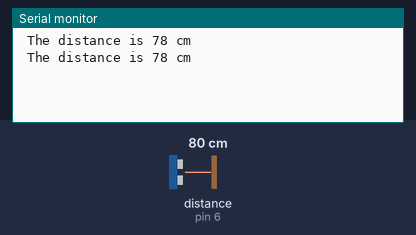
This sketch was run on a simulated Arduino Uno, built with avr-gcc and run on an emulated ATmega328P. Shown: the last lines printed to the serial monitor. Wiring (inferred from the names in the program): ultrasonic range finder: trigger pin 7; echo pin 6. The inputs (shaded band) are chosen by the test bench; at power-on: distance to the obstacle (sensor on pin 6) 80 cm. The echo pulse lasts 58.3 µs per cm.

Above: at 1.8 s.
1.9 s: distance to the obstacle (sensor on pin 6) set to 2 cm
At 2.8 s:
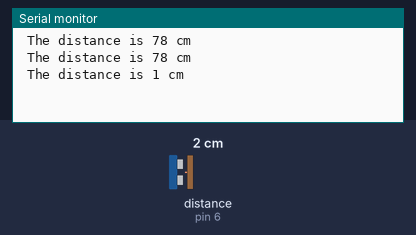
3.4 s: distance to the obstacle (sensor on pin 6) set to 4 cm
At 4.8 s:
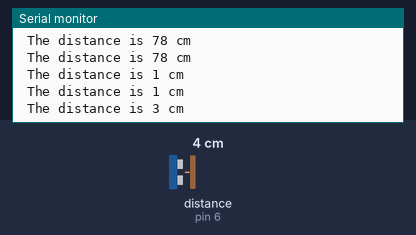
Timing chart, 0 to 6.4 s (numbered marks = the images above; inputs shaded):
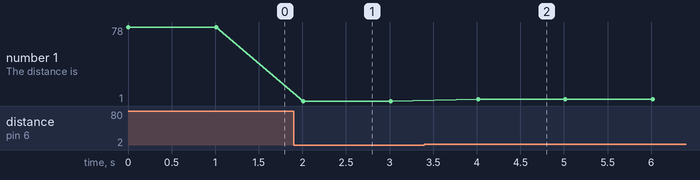

The sketch:

UltraSonic.ino
```cpp
// We use a HC-SR04 ultrasonic sensor for this project.
/*
When we send a pulse of width 10microseconds to the trigger pin, the sensor would send out 8 pulses at 40KHZ(ultrasonic as >20KHz).
At the same time, the echo pin goes high.
When the reflected wave is received, the echo pin goes low and thus the pulse width of the echo signal equals the time taken by the wave.

If no reflection occurs, the time returned is 38 ms (max range).

The math used for distance is speed (0.034cm/us) x (time/2)

CONNECT VIN to +5V (NOT +3V)


*/

const int triggerPin = 7;
const int echoPin = 6;

long duration, distance, distance1, actual_distance, sp;

//where sp is the constant speed of the object the ultrasonic sensor is attached to

void setup() {
  // put your setup code here, to run once:

  Serial.begin(9600);
  pinMode(triggerPin, OUTPUT);
  pinMode(echoPin, INPUT);

}

void loop() {
  // put your main code here, to run repeatedly:

  digitalWrite(triggerPin, HIGH);
  delayMicroseconds(10);
  digitalWrite(triggerPin, LOW);

  duration = pulseIn(echoPin, HIGH);
  //the pulseIn measures the time it takes for a signal to transition from HIGH to LOW(If the parameter is HIGH, vice-versa if param LOW)


  distance = (duration/2) * 0.034;

  Serial.print(" The distance is ");
  Serial.print(distance);
  Serial.println(" cm");

  //IMPROVED SOLUTION FOR MOVING OBJECTS (with constant speed)

  //The distance calculated does not account for the distance moved by tirslk in the time taken for the ultrasonic signal to be received

  distance1 = (duration/2) * 0.0344 - ( sp * duration/2 );

  //the distance1 accounts for the relative distance but reduces the true distance as the tirslk doesnt receive the echo signal at the same place
  //where it starts and this subtracts a wrong extra distance equal to half of the distance between where the wave is sent and where it is received.
  //Thus we have to add the distance subtracted to get the true distance of TI-RSLK from the object.

  actual_distance = (distance - distance1)/2 + distance1;

  if (actual_distance < 40){
    //do something
  }
  delay(1000);

}
```

Measured:
- after the input at 1.9 s, the serial monitor: prints a new line after 0.11 s (image 1)
- after the input at 3.4 s, the serial monitor: prints a new line after 0.61 s (image 2)
- plotted number 1: 78 → 1 after the input at 1.9 s, 1 → 3 after the input at 3.4 s
